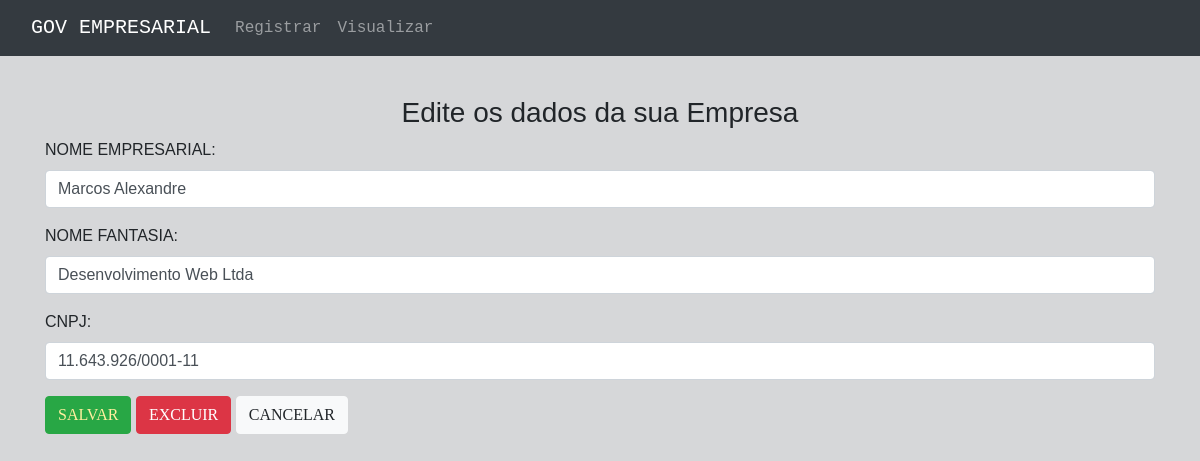
The app's page /Gabriel_Valentim_Avaliacao_2/Gabriel_Valentim_Empresa/view/secoes/editarEmpresa.php?id=2 with its own data.
### tables this page shows
CREATE TABLE `empresarial` (
  `id` int(4) NOT NULL,
  `nome` varchar(50) NOT NULL,
  `nome_empresa` varchar(30) NOT NULL,
  `cnpj` varchar(20) NOT NULL
);

### Gabriel_Valentim_Avaliacao_2/Gabriel_Valentim_Empresa/model/conexao.php (called while the page is built, shortened)
<?php
	function query($sql) {
		global $conexao;
		mysqli_query($conexao, 'SET CHARACTER SET utf8');
		$query = mysqli_query($conexao, $sql) or die (mysqli_query_error);
		return $query;
	}
?>

### Gabriel_Valentim_Avaliacao_2/Gabriel_Valentim_Empresa/model/crudEmpresa.php (called while the page is built, shortened)
<?php
	include 'conexao.php';
	function buscarEmpresa($id) {
		$resultado = query("SELECT * FROM empresarial WHERE id=$id");
		return $resultado;
	}
?>

### Gabriel_Valentim_Avaliacao_2/Gabriel_Valentim_Empresa/view/secoes/editarEmpresa.php (the view, shortened to what this page needs)
<!DOCTYPE html>
<html lang="pt-br">
<head>
	<link rel="stylesheet" href="https://maxcdn.bootstrapcdn.com/bootstrap/4.0.0/css/bootstrap.min.css">
</head>
<body style="background-color: #d6d7d9;">
	<nav class="navbar navbar-expand-lg navbar navbar-dark bg-dark" style="font-family: Courier New;">
		<div class="container-fluid">
			<a class="navbar-brand" href="#">GOV EMPRESARIAL</a>
			<div class="collapse navbar-collapse" id="navbarSupportedContent">
				<ul class="navbar-nav me-auto mb-2 mb-lg-0">
					<li class="nav-item">
						<a class="nav-link" aria-current="page" href="../cadastrarEmpresa.php">Registrar</a>
					</li>
					<li class="nav-item">
						<a class="nav-link" href="visualizarEmpresa.php">Visualizar</a>
					</li>
				</ul>
			</div>
		</div>
	</nav>
	<div class="container" style="font-family: Helvetica;">
		<?php
			include '../../model/crudEmpresa.php';
			$id = $_GET["id"];
			$resultado = buscarEmpresa($id);
			$resultadoSeparado = mysqli_fetch_assoc($resultado);
		?>
		<form method="post" action="../../control/controleEmpresa.php">
			<div><p>&nbsp;</p></div>
			<div class="row h-100 justify-content-center align-items-center">
				<h3>Edite os dados da sua Empresa</h3>
			</div>
			<div class="mb-3">
				<label for="nome" class="form-label">NOME EMPRESARIAL:</label>
				<input type="text" class="form-control" id="nome" name="nome" placeholder="Digite o nome do(a) dono(a) da empresa" value="<?php echo $resultadoSeparado['nome']; ?>">
			</div>
			<div class="mb-3">
				<label for="nome_empresa" class="form-label">NOME FANTASIA:</label>
				<input type="text" class="form-control" id="nome_empresa" name="nome_empresa" placeholder="Digite o nome da empresa" value="<?php echo $resultadoSeparado['nome_empresa']; ?>">
			</div>
			<div class="mb-3">
				<label for="cnpj" class="form-label">CNPJ:</label>
				<input type="text" class="form-control" id="cnpj" name="cnpj" placeholder="99.999.999/9999-99"
				value="<?php echo $resultadoSeparado['cnpj']; ?>">
			</div>
			<button type="submit" class="btn btn-success" name="opcao" value="Editar" style="font-family: Arial Black; color: #ffef9f;">
				SALVAR
			</button>
			<button type="submit" class="btn btn-danger" name="opcao" value="Excluir" style="font-family: Arial Black;">EXCLUIR</button>
			<a class="btn btn-light" href="VisualizarEmpresa.php" style="font-family: Arial Black;">CANCELAR</a>
		</form>
	</div>
</body>
</html>

### records on screen
empresarial: nome "Marcos Alexandre", nome_empresa "Desenvolvimento Web Ltda", cnpj "11.643.926/0001-11"
